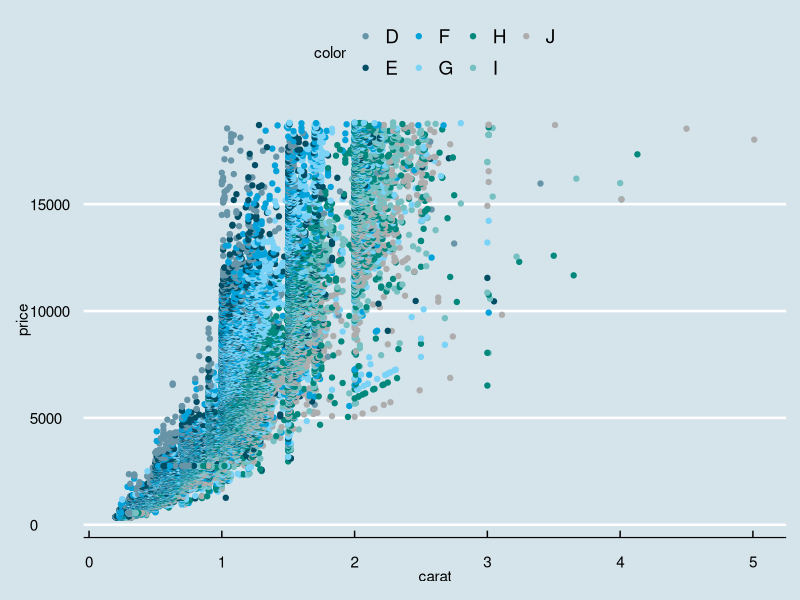
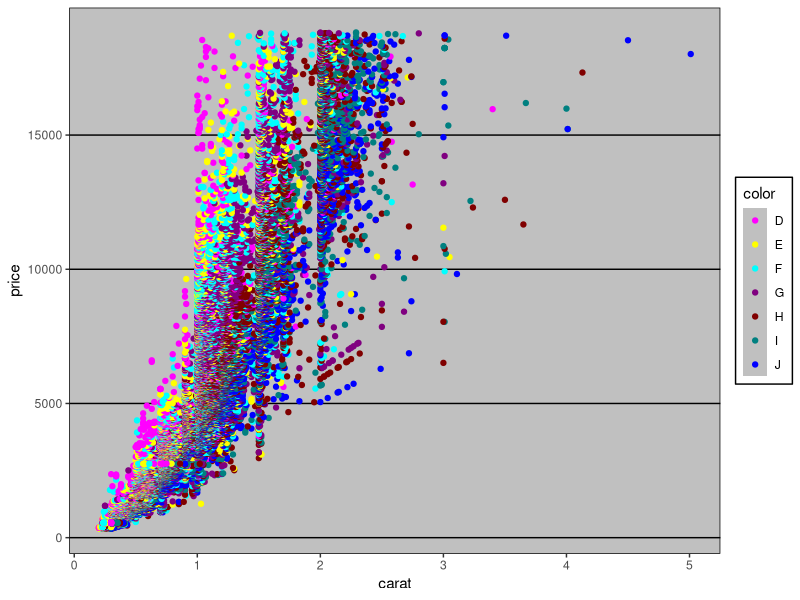
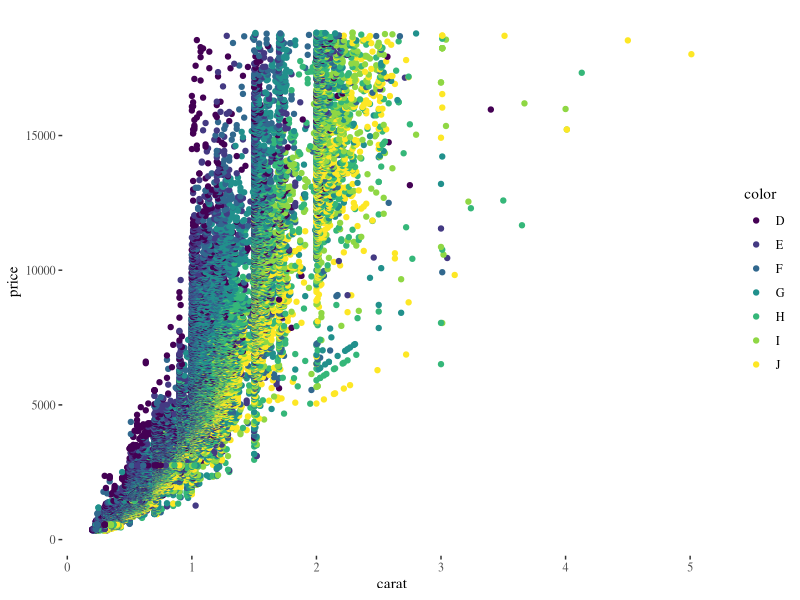
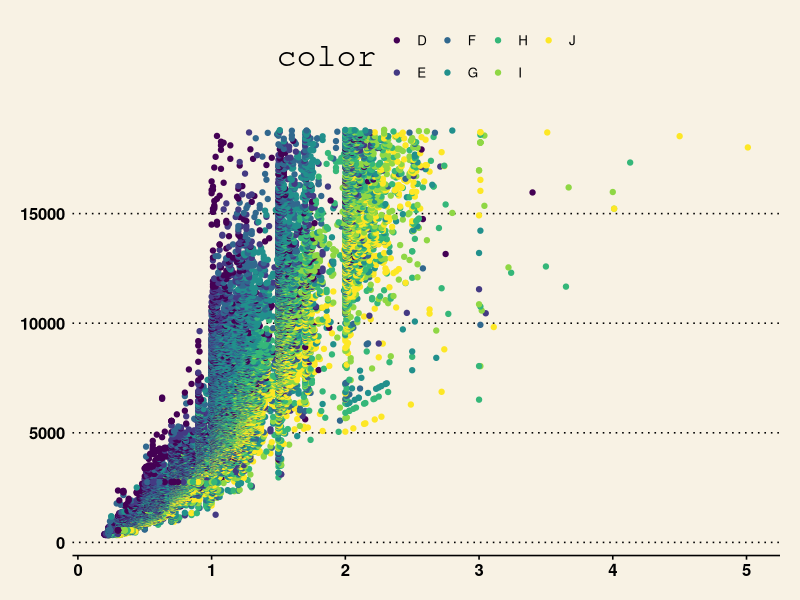

Write the R code that produced these figures, in order.
# theme examples

library(ggplot2)
library(ggthemes)

#build a plot and store it in g2
g2 = ggplot(diamonds, aes(x=carat, y = price))

g2 = g2 + geom_point(aes(color = color))


#apply a few themes
g2 + theme_economist() + scale_color_economist()
g2 + theme_excel() + scale_color_excel()
g2 + theme_tufte()
g2 + theme_wsj()
